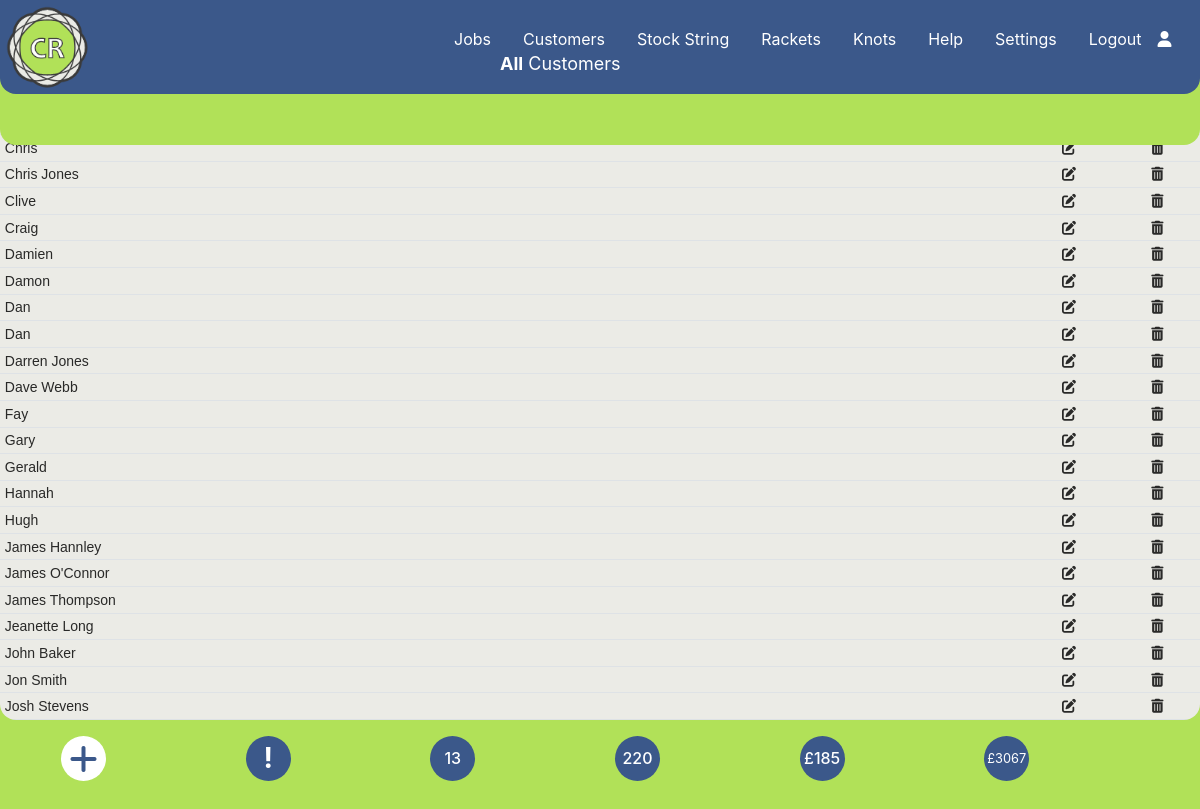
The page /customers.php (signed in) on the database as committed earlier.
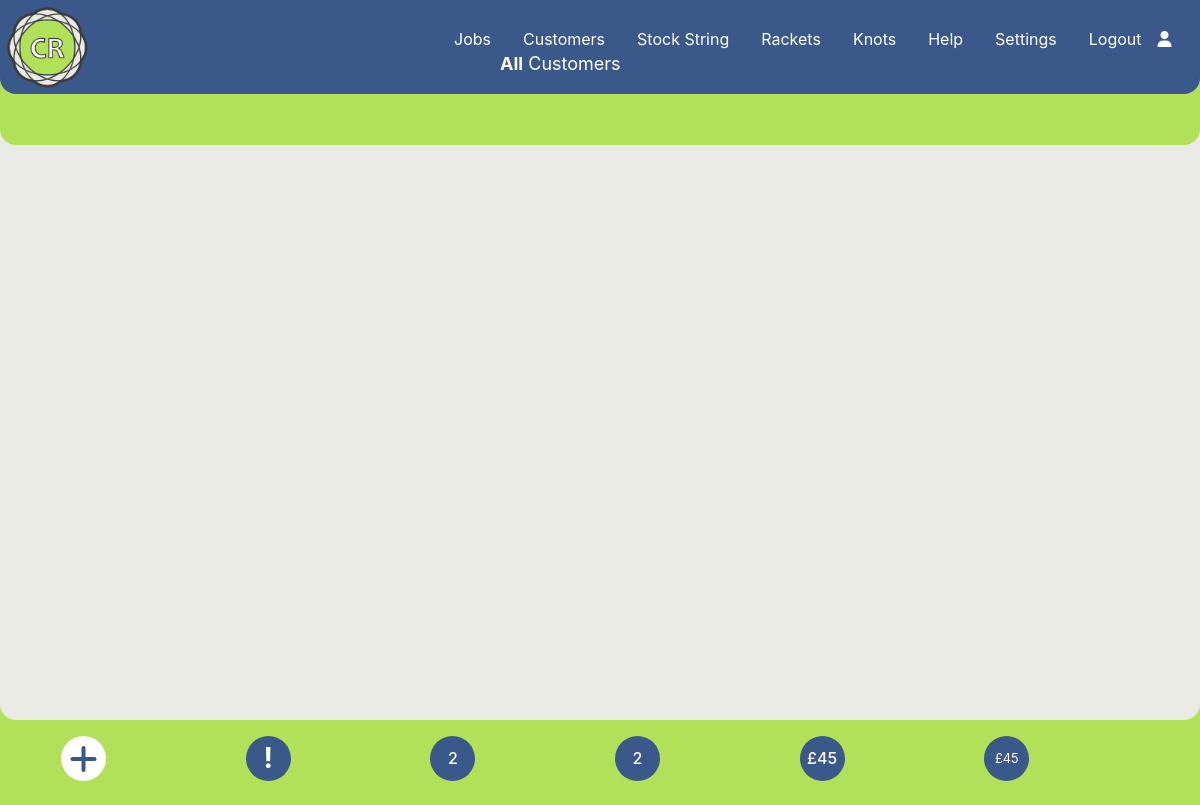
The same page on the database as committed later.
### tables this page shows
CREATE TABLE `customer` (
  `cust_ID` int(5) NOT NULL,
  `Name` varchar(100) NOT NULL,
  `Notes` varchar(500) NOT NULL,
  `Email` varchar(100) NOT NULL,
  `Mobile` varchar(20) NOT NULL,
  `pref_string` int(6) NOT NULL,
  `pref_stringc` int(6) NOT NULL,
  `tension` varchar(5) NOT NULL,
  `tensionc` varchar(5) NOT NULL,
  `prestretch` varchar(5) NOT NULL,
  `racketid` int(10) NOT NULL,
  `discount` int(3) NOT NULL DEFAULT 0
);

### customers.php (the view, shortened to what this page needs)
<?php require_once('./Connections/wcba.php');
require_once('./menu.php');
$current_month_text = date("F");
$current_month_numeric = date("m");
$current_year = date("Y");
$query_Recordset2 = "SELECT * FROM customer LEFT JOIN rackets ON customer.racketid = rackets.racketid LEFT JOIN all_string ON customer.pref_string = all_string.string_id ORDER BY name ASC";
$Recordset2 = mysqli_query($conn, $query_Recordset2) or die(mysqli_error($conn));
$row_Recordset2 = mysqli_fetch_assoc($Recordset2);
$totalRows_Recordset2 = mysqli_num_rows($Recordset2);
$query_Recordset6 = "SELECT * FROM stringjobs WHERE collection_date LIKE '___" . $current_month_numeric . "/" . $current_year . "%'ORDER BY job_id ASC;";
$Recordset6 = mysqli_query($conn, $query_Recordset6) or die(mysqli_error($conn));
$totalRows_Recordset6 = mysqli_num_rows($Recordset6);
$query_Recordset7 = "SELECT * FROM stringjobs ORDER BY job_id ASC;";
$Recordset7 = mysqli_query($conn, $query_Recordset7) or die(mysqli_error($conn));
$totalRows_Recordset7 = mysqli_num_rows($Recordset7);
$query_Recordset8 = "SELECT SUM(price) as SUM from stringjobs;";
$Recordset8 = mysqli_query($conn, $query_Recordset8) or die(mysqli_error($conn));
$row_Recordset8 = mysqli_fetch_assoc($Recordset8);
$sum = $row_Recordset8['SUM'];
$query_Recordset9 = "SELECT SUM(price) as SUM from stringjobs WHERE paid != '1';";
$Recordset9 = mysqli_query($conn, $query_Recordset9) or die(mysqli_error($conn));
$row_Recordset9 = mysqli_fetch_assoc($Recordset9);
$sum_owed = $row_Recordset9['SUM'];
?>
<!DOCTYPE html>
<html lang="en">
<head>
  <link rel="stylesheet" href="https://cdnjs.cloudflare.com/ajax/libs/font-awesome/6.4.2/css/all.min.css">
  <link rel="stylesheet" href="https://stackpath.bootstrapcdn.com/bootstrap/4.3.1/css/bootstrap.min.css">
  <link rel="stylesheet" href="https://cdnjs.cloudflare.com/ajax/libs/bootstrap-datepicker/1.9.0/css/bootstrap-datepicker3.min.css">
  <link rel="stylesheet" href="./css/style.css">
  <link rel="stylesheet" type="text/css" href="https://cdn.datatables.net/1.13.6/css/dataTables.bootstrap4.min.css" />
</head>
<body data-spy="scroll" data-target="#main-nav">
  <?php
  echo $main_menus;
  ?>
  <section>
    <div class="home-section diva">
      <p class="fxdtext"><strong>All</strong> Customers</p>
      <?php if ($totalRows_Recordset2 == 0) {
        echo "<h5 class='text-center text-dark' style='margin-top: 200px;'>No Records found</h5> ";
      } else { ?>
        <table id="tblUser" class="table-text table table-sm center">
          <thead>
            <tr>
              <th style="text-align: center">Name</th>
              <th class="text-center d-none d-md-table-cell">Mobile</th>
              <th class="text-center d-none d-md-table-cell">Email</th>
            </tr>
          </thead>
          <tbody>
            <?php
            do { ?>
              <tr>
                <td><?php echo $row_Recordset2['Name']; ?></td>
                <td class="d-none d-md-table-cell"><?php echo $row_Recordset2['Mobile']; ?></td>
                <td class="d-none d-md-table-cell"><?php echo $row_Recordset2['Email']; ?></td>
                <td style="text-align: center"><a class="fa-solid fa-pen-to-square" href="./editcust.php?custid=<?php echo $row_Recordset2['cust_ID']; ?>"></a></td>
                <td style="text-align: center"><i class="fa-solid fa-trash-can" data-toggle="modal" data-target="#delModal<?php echo $row_Recordset2['cust_ID']; ?>"></i></td>
              </tr>
            <?php
            } while ($row_Recordset2 = mysqli_fetch_assoc($Recordset2)); ?>
          </tbody>
        </table>
      <?php } ?>
    </div>
  </section>
  <div class="container center">
    <div class="p-3 row">
      <div class="col-2">
        <a href="./addcustomer.php" type="button" class="dot fa-solid fa-plus fa-2x"></a>
      </div>
      <?php if (!empty($_SESSION['message'])) { ?>
        <div class="col-2">
          <h3 class="blinking" title="Warning Messages" data-toggle="modal" data-target="#warningModal"><strong>!</strong></h3>
        </div>
      <?php } else { ?>
        <div class="col-2">
          <h3 class="dotb" title="Warning Messages"><strong>!</strong></h3>
        </div>
      <?php } ?>
      <div class="col-2">
        <h3 class="dotbt h6 " title="Restrings for <?php echo $current_month_text; ?>"><?php echo $totalRows_Recordset6 ?></h3>
      </div>
      <div class="col-2">
        <a href="#" class="dotbt h6" title="Total restrings"><?php echo $totalRows_Recordset7 ?></a>
      </div>
      <div class="col-2">
        <a href="./jobs-unpaid.php" class="dotbt h6" title="Amount Owed"><?php echo "$currency" . $sum_owed ?></a>
      </div>
      <div class="col-2">
        <a href="#" class="dotbtt h7" title="Total Income"><small><?php echo "$currency" . $sum ?></small></a>
      </div>
    </div>
  </div>
</body>
</html>

Rows that differ between the two databases and show on the page:
removed customer: Name "Chris"
no longer on this page (row unchanged): customer: Name "Chris Jones"
removed customer: Name "Clive"
removed customer: Name "Craig"
removed customer: Name "Damien"
removed customer: Name "Damon"
removed customer: Name "Dan"
removed customer: Name "Dan"
removed customer: Name "Darren Jones"
removed customer: Name "Dave Webb"
removed customer: Name "Fay"
removed customer: Name "Gary"
removed customer: Name "Gerald"
removed customer: Name "Hannah"
removed customer: Name "Hugh"
removed customer: Name "James Hannley"
no longer on this page (row unchanged): customer: Name "James O'Connor"
removed customer: Name "James Thompson"
removed customer: Name "Jeanette Long"
removed customer: Name "John Baker"
removed customer: Name "Jon Smith"
removed customer: Name "Josh Stevens"
Other text that changed with them:
$totalRows_Recordset6: "13" → "2"
$totalRows_Recordset7: "220" → "2"
$sum_owed: "185" → "45"
$sum: "3067" → "45"
